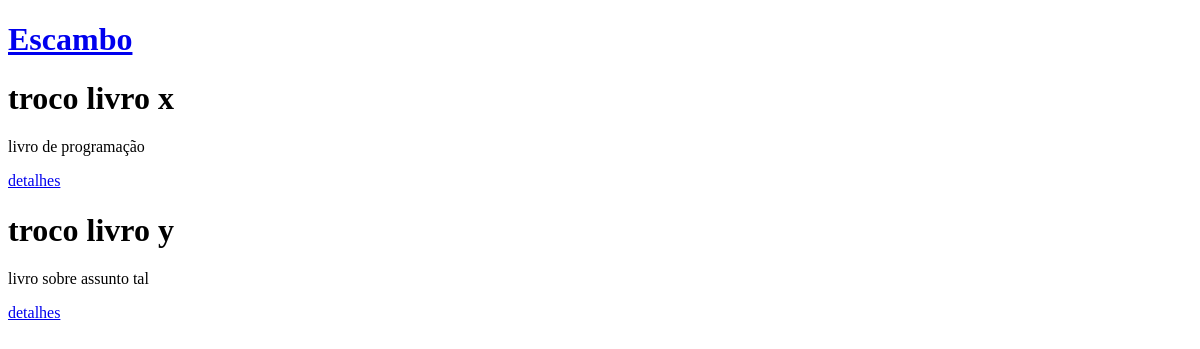
The app's page /, older data.
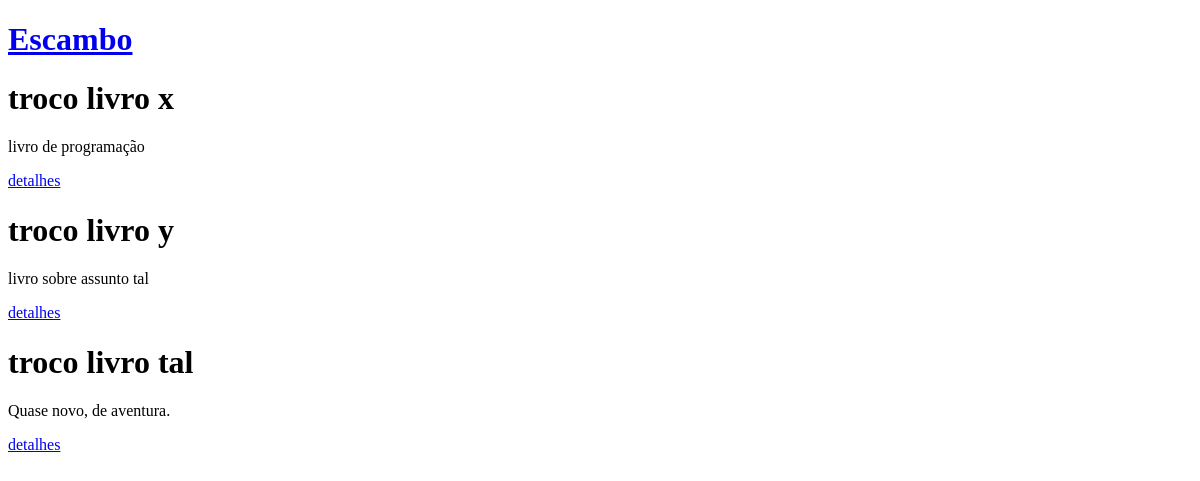
The same page, newer data.
### teste/models.py (models this page shows, shortened)
class Post(models.Model):
    user = models.CharField(max_length=15)
    title = models.CharField(max_length=200)
    image = models.FileField(null=True, blank=True)
    text = models.TextField(max_length=1000)
    published_date = models.DateTimeField(blank=True, null=True)

### teste/views.py (the view)
# urls.py: url(r'^$', views.post, name="home"),
def post(request):
    posts = Post.objects.filter(published_date__lte=timezone.now()).order_by('published_date')
    return render(request, 'teste/post.html', {'posts' : posts})

### teste/templates/teste/post.html
{% extends 'teste/base.html' %}
{% block content %}
{% for post in posts %}
    <div>
        <h1>{{ post.title }}</h1>
        <p>{{ post.text|linebreaksbr }}</p>
        <p><a href="{% url 'detalhe' pk=post.pk %}">detalhes</a></p>
    </div>
{% endfor %}
{% endblock content %}

### teste/templates/teste/base.html (shortened to what this page needs)
<!DOCTYPE html>
<html}
<title>
<body>
<div>
    <h1><a href="{% url 'home' %}">Escambo</a></h1>
</div>
{% block content %}
{% endblock %}
</body>
</html>

Row changes from the older to the newer data that the page shows:
added Post: title "troco livro tal", text "Quase novo, de aventura."
